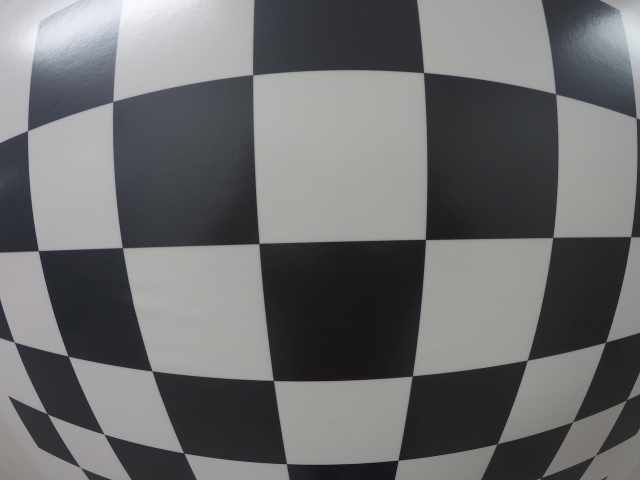
#> input picture corners_found/test_image.jpg, 1280 x 960 px (shown at 1/2 size); its folder holds only this picture in this run
$ python -i helpers.py   (imports and definitions only)   (older library calls are emulated)
#> lines starting #> are read from the running program, lines starting #| are printed output that depends on the picture; after the words box and inside, x2 and y2 are one past the last pixel; in counts of white or black regions, pixels touching at a corner belong together
import numpy as np
import cv2
import glob
import matplotlib.pyplot as plt
import pickle

# [46 lines left out: functions calibrata_camera, cal_undistort, not called in this run]

def abs_sobel_thresh(image, orient='x', sobel_kernel=3, thresh=(0,255)):
    gray = cv2.cvtColor(image, cv2.COLOR_RGB2GRAY)
    sobelx = cv2.Sobel(gray, cv2.CV_64F, 1, 0, ksize=sobel_kernel)
    sobely = cv2.Sobel(gray, cv2.CV_64F, 0, 1, ksize=sobel_kernel)
    abs_sobelx=np.absolute(sobelx)
    abs_sobely=np.absolute(sobely)
    scaled_sobelx=np.uint8(255*abs_sobelx/np.max(abs_sobelx))
    scaled_sobely=np.uint8(255*abs_sobely/np.max(abs_sobely))
    if orient=='x':
        grad_binary=np.zeros_like(scaled_sobelx)
        grad_binary[(scaled_sobelx>=thresh[0])&(scaled_sobelx<=thresh[1])]=1

    elif orient=='y':
        grad_binary=np.zeros_like(scaled_sobely)
        grad_binary[(scaled_sobely>=thresh[0])&(scaled_sobely<=thresh[1])]=1
    return grad_binary

def mag_thresh(image, sobel_kernel=3, mag_thresh=(0,255)):
    gray = cv2.cvtColor(image, cv2.COLOR_RGB2GRAY)
    sobelx = cv2.Sobel(gray, cv2.CV_64F, 1, 0, ksize=sobel_kernel)
    sobely = cv2.Sobel(gray, cv2.CV_64F, 0, 1, ksize=sobel_kernel)
    mag=np.sqrt(sobelx**2+sobely**2)
    scaled_sobel=np.uint8(255*mag/np.max(mag))
    mag_binary=np.zeros_like(scaled_sobel)
    mag_binary[(scaled_sobel>=mag_thresh[0])&(scaled_sobel<=mag_thresh[1])]=1
    return mag_binary

def dir_threshold (image,sobel_kernel=3, thresh=(0, np.pi/2)):
    gray = cv2.cvtColor(image, cv2.COLOR_RGB2GRAY)
    sobelx = cv2.Sobel(gray, cv2.CV_64F, 1, 0, ksize=sobel_kernel)
    sobely = cv2.Sobel(gray, cv2.CV_64F, 0, 1, ksize=sobel_kernel)
    dir_sobel=np.arctan2(np.absolute(sobely),np.absolute(sobelx))
    dir_binary=np.zeros_like(dir_sobel)
    dir_binary[(dir_sobel>=thresh[0])&(dir_sobel<=thresh[1])]=1
    return dir_binary

# Combining Thresholds
def combined_gradient(image):
    gradx = abs_sobel_thresh(image, orient='x', sobel_kernel=3, thresh=(20, 100))
    grady = abs_sobel_thresh(image, orient='y', sobel_kernel=3, thresh=(20, 100))
    mag_binary = mag_thresh(image, sobel_kernel=3, mag_thresh=(30, 100))
    dir_binary = dir_threshold(image, sobel_kernel=15, thresh=(0.6, 1.0))

    combined_binary = np.zeros_like(dir_binary)
    combined_binary[((gradx == 1) & (grady == 1)) | ((mag_binary == 1) & (dir_binary == 1))] = 1
    return combined_binary

def hls_hsv_select(img, sthresh=(0, 255), vthresh=(0,255)):
    hls = cv2.cvtColor(img, cv2.COLOR_RGB2HLS)
    s_channel = hls[:,:,2]
    sbinary_output = np.zeros_like(s_channel)
    sbinary_output[(s_channel >= sthresh[0]) & (s_channel <= sthresh[1])] = 1

    hsv=cv2.cvtColor(img, cv2.COLOR_RGB2HSV)
    v_channel=hsv[:,:,2]
    vbinary_output = np.zeros_like(v_channel)
    vbinary_output[(v_channel >= vthresh[0]) & (v_channel <= vthresh[1])] = 1

    output = np.zeros_like(s_channel)
    output[(sbinary_output == 1) & (vbinary_output == 1)] = 1

    return output


def threshold(image):

    # Grayscale image
    # NOTE: we already saw that standard grayscaling lost color information for the lane lines
    # Explore gradients in other colors spaces / color channels to see what might work better
    gray = cv2.cvtColor(image, cv2.COLOR_RGB2GRAY)

    gradient_binary = combined_gradient(image)

    s_binary=hls_hsv_select(image, sthresh=(100, 255), vthresh=(200,255)) # sthresh=(200, 255), vthresh=(200,255)

    # Stack each channel to view their individual contributions in green and blue respectively
    # This returns a stack of the two binary images, whose components you can see as different colors
    color_binary = np.dstack(( np.zeros_like(gradient_binary), gradient_binary, s_binary)) * 255

    # Combine the two binary thresholds
    combined_binary = np.zeros_like(gradient_binary)
    combined_binary[(s_binary == 1) | (gradient_binary == 1)] = 1

    return combined_binary

# [183 lines left out: functions corners_unwarp, find_lanelines, find_curvature, vis, put_text, not called in this run]

>>> import cv2
>>> picture = cv2.cvtColor(cv2.imread('corners_found/test_image.jpg'), cv2.COLOR_BGR2RGB)
>>> result = threshold(picture)
#> in combined_gradient, `gradx = abs_sobel_thresh(image, orient='x', sobel_kernel=3, thresh=(20..`:
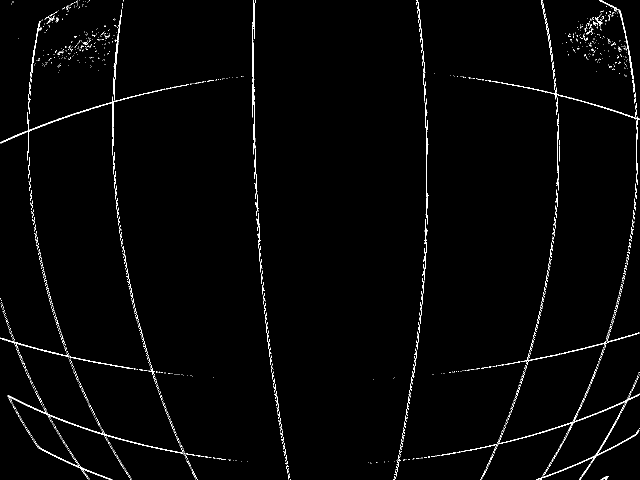
#> gradx: shape (960, 1280) (shown at 1/2 size); values 0 (black) and 1 (white), 1.5% white in thin lines or dots
#> in combined_gradient, `grady = abs_sobel_thresh(image, orient='y', sobel_kernel=3, thresh=(20..`: grady: shape (960, 1280); values 0 (black) and 1 (white), 1.7% white in thin lines or dots
#> in combined_gradient, `mag_binary = mag_thresh(image, sobel_kernel=3, mag_thresh=(30, 100))`: mag_binary: shape (960, 1280); values 0 (black) and 1 (white), 1.4% white in thin lines or dots
#> in dir_threshold, `sobelx = cv2.Sobel(gray, cv2.CV_64F, 1, 0, ksize=sobel_kernel)`:
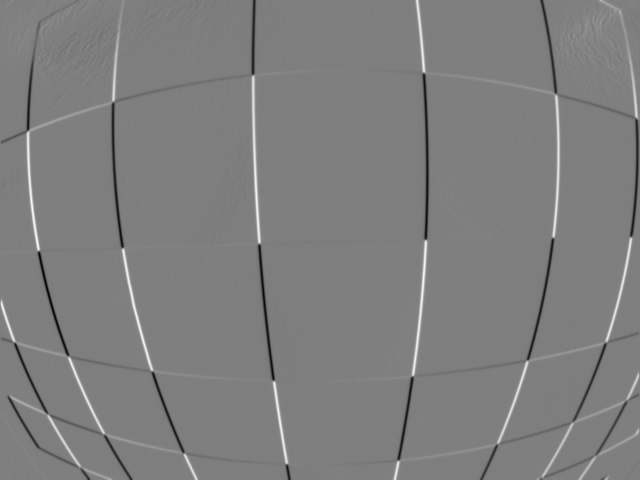
#> sobelx: shape (960, 1280) float64 (shown at 1/2 size); min -3.42e+09, max 3.45e+09, mean -2500878.5; drawn with min black and max white
#> in dir_threshold, `sobely = cv2.Sobel(gray, cv2.CV_64F, 0, 1, ksize=sobel_kernel)`:
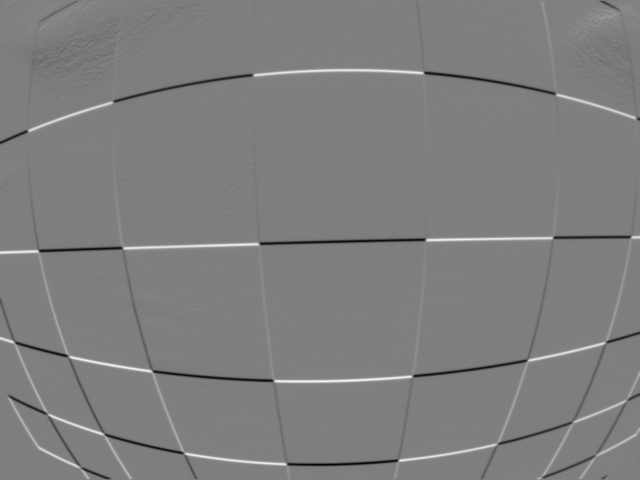
#> sobely: shape (960, 1280) float64 (shown at 1/2 size); min -3.47e+09, max 3.49e+09, mean -7314492.2; drawn with min black and max white
#> in dir_threshold, `dir_sobel=np.arctan2(np.absolute(sobely),np.absolute(sobelx))`:
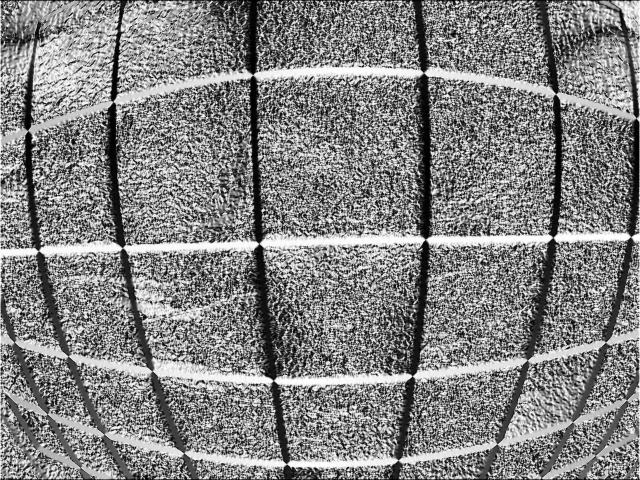
#> dir_sobel: shape (960, 1280) float64 (shown at 1/2 size); min 0, max 1.57, mean 0.81; drawn with min black and max white
#> in combined_gradient, `dir_binary = dir_threshold(image, sobel_kernel=15, thresh=(0.6, 1.0))`:
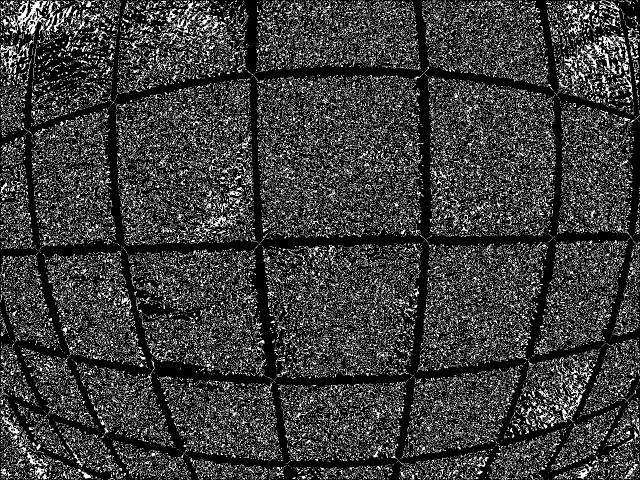
#> dir_binary: shape (960, 1280) float64 (shown at 1/2 size); values 0 (black) and 1 (white), 22.4% white in thin lines or dots
#> in threshold, `gradient_binary = combined_gradient(image)`: gradient_binary: shape (960, 1280) float64; values 0 (black) and 1 (white), 0.37% white in thin lines or dots
#> in hls_hsv_select, `hls = cv2.cvtColor(img, cv2.COLOR_RGB2HLS)`: hls: shape (960, 1280, 3); mean of channels 0, 1, 2 80.5, 110, 9.1
#> in hls_hsv_select, `s_channel = hls[:,:,2]`:
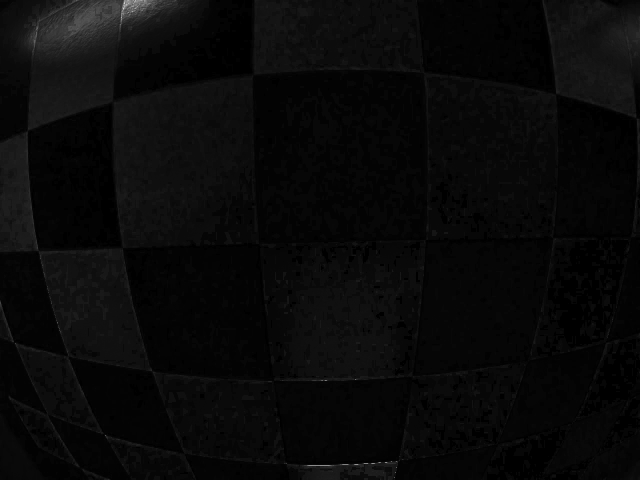
#> s_channel: shape (960, 1280) (shown at 1/2 size); min 0, max 255, mean 9.1
#> in hls_hsv_select, `hsv=cv2.cvtColor(img, cv2.COLOR_RGB2HSV)`: hsv: shape (960, 1280, 3); mean H, S, V 80.5, 13.7, 112
#> in threshold, `s_binary=hls_hsv_select(image, sthresh=(100, 255), vthresh=(200,255))`: s_binary: shape (960, 1280); values 0 (black) and 1 (white), 0.06% white; 31 white regions (29 under 20 px), largest, box (x1, y1, x2, y2) and area: (242, 0, 301, 44) 673, (262, 16, 273, 24) 34
#> in threshold, `color_binary = np.dstack(( np.zeros_like(gradient_binary), gradient_bi..`:
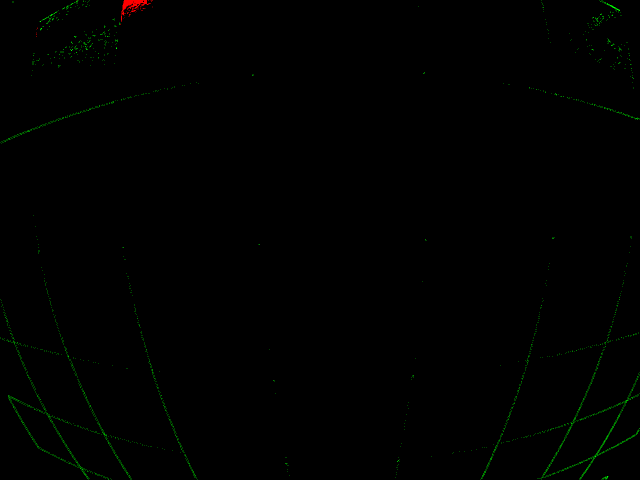
#> color_binary: shape (960, 1280, 3) float64 (shown at 1/2 size); mean of channels 0, 1, 2 0, 0.9, 0.2; drawn as B, G, R
#> result: shape (960, 1280) float64; values 0 (black) and 1 (white), 0.43% white in thin lines or dots
